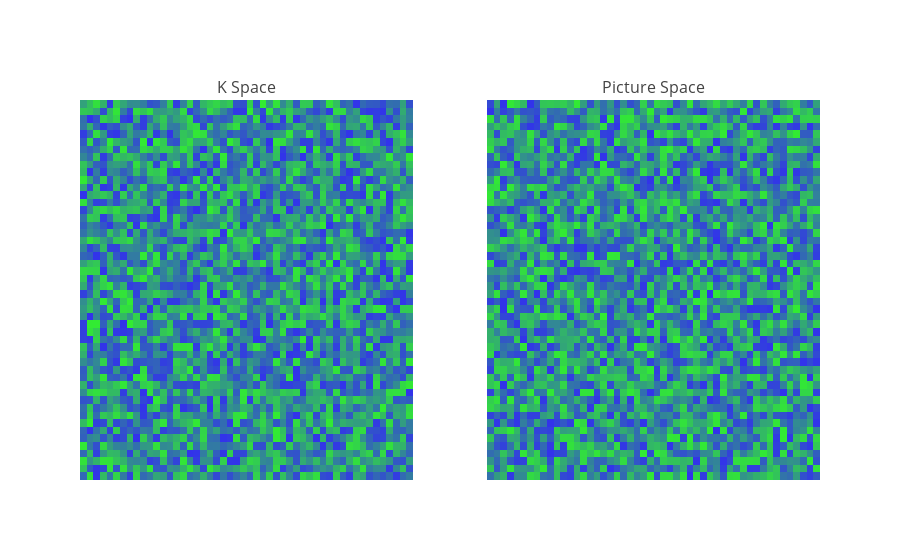

Source (notebook cell):
### Markdown cell above
### Sample

### Code cell
size = (50, 50)

data1 = np.random.uniform(0, 10, size=size)
data2 = np.random.uniform(0, 10, size=size)

systems = [data1, data2]

fig = tools.make_subplots(rows=1, cols=2, subplot_titles=("K Space", "Picture Space"))

for i, system in enumerate(systems):
    trace = go.Heatmap(z=system,
                       colorscale=[[0, "rgb(50, 235, 50)"], [1, "rgb(50, 50, 235)"]],
                       showlegend=False,
                       showscale=False)
    fig.append_trace(trace, 1, i+1)

fig["layout"]["autosize"] = True

for axis in ("xaxis1", "xaxis2", "yaxis1", "yaxis2"):
    fig.layout[axis]["autorange"] = True
    fig.layout[axis]["ticks"] = ''
    for trait in ("showgrid", "zeroline", "showline", "showticklabels"):
        fig.layout[axis][trait] = False
        
iplot(fig);

### Figure 1 — Plotly figure (JSON) as saved in the notebook; plotly's stock layout.template omitted (floating-point values rounded to 4 significant figures; data arrays with more than 128 entries replaced by an {"elided": "..."} marker saying what was removed)
{"data": [{"colorscale": [[0, "rgb(50, 235, 50)"], [1, "rgb(50, 50, 235)"]], "showlegend": false, "showscale": false, "type": "heatmap", "xaxis": "x1", "yaxis": "y1", "z": {"elided": "50x50 float values"}}, {"colorscale": [[0, "rgb(50, 235, 50)"], [1, "rgb(50, 50, 235)"]], "showlegend": false, "showscale": false, "type": "heatmap", "xaxis": "x2", "yaxis": "y2", "z": {"elided": "50x50 float values"}}], "layout": {"annotations": [{"font": {"size": 16}, "showarrow": false, "text": "K Space", "x": 0.225, "xanchor": "center", "xref": "paper", "y": 1, "yanchor": "bottom", "yref": "paper"}, {"font": {"size": 16}, "showarrow": false, "text": "Picture Space", "x": 0.775, "xanchor": "center", "xref": "paper", "y": 1, "yanchor": "bottom", "yref": "paper"}], "autosize": true, "xaxis1": {"anchor": "y1", "autorange": true, "domain": [0, 0.45], "showgrid": false, "showline": false, "showticklabels": false, "ticks": "", "zeroline": false}, "xaxis2": {"anchor": "y2", "autorange": true, "domain": [0.55, 1], "showgrid": false, "showline": false, "showticklabels": false, "ticks": "", "zeroline": false}, "yaxis1": {"anchor": "x1", "autorange": true, "domain": [0, 1], "showgrid": false, "showline": false, "showticklabels": false, "ticks": "", "zeroline": false}, "yaxis2": {"anchor": "x2", "autorange": true, "domain": [0, 1], "showgrid": false, "showline": false, "showticklabels": false, "ticks": "", "zeroline": false}}}
